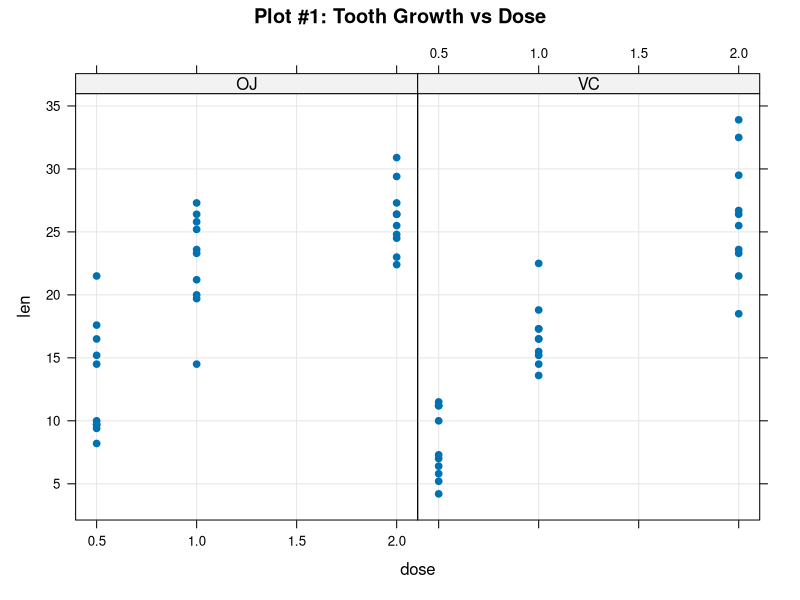
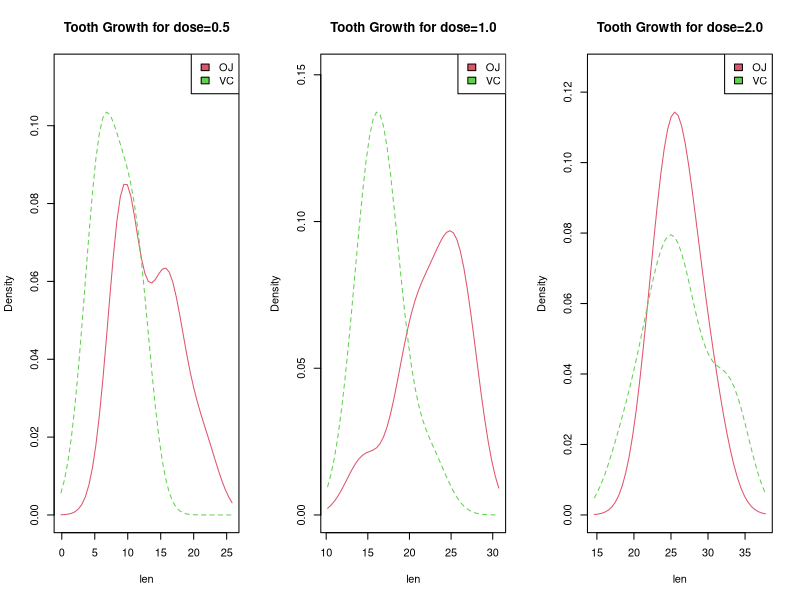
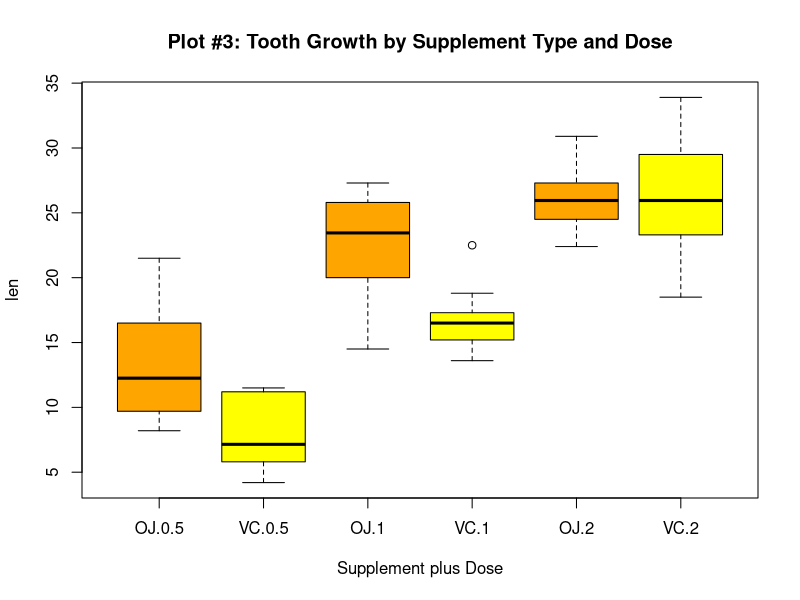

The R script that drew these images, in order:
## ---- chunk 1
        ##Setting the global options
        suppressWarnings(library(knitr))
        opts_chunk$set(echo = TRUE)
        opts_chunk$set(fig.path = "./figures/")   

        suppressWarnings(library(lattice)) ##To output panel plots
        suppressWarnings(library(xtable)) ##To output tables
        suppressWarnings(library(sm)) ##To output density plots
## ---- chunk 2

        ##This code chunk loads the data and determines the basic construct of it.
        data(ToothGrowth) ##Load the tooth growth data
        labels<-names(ToothGrowth)
        noobs<-nrow(ToothGrowth)
        supplements<-unique(ToothGrowth$supp) ##supp
        doses<-unique(ToothGrowth$dose) ##dose
                
## ---- chunk 3

        ##This code chunk persons exploratory data analysis on tooth growth.
        ##Let us first get a sense of the raw data
        xyplot(len~dose | factor(supp),
                data=ToothGrowth, main="Plot #1: Tooth Growth vs Dose",  
                xlab="dose", ylab="len", pch=19,type=c("p","g"))

        df05<-subset(ToothGrowth, dose==0.5)
        df10<-subset(ToothGrowth, dose==1.0)
        df20<-subset(ToothGrowth, dose==2.0)

        ##Let us explore the distribution of len for each dose and supp
        par(mfcol=c(1,3))
        df05$supp.f <- factor(df05$supp, levels= c("OJ", "VC"),labels = c("OJ", "VC"))
        sm.density.compare(df05$len, df05$supp, xlab="len")
        title(main="Tooth Growth for dose=0.5")
        colfill<-c(2:(2+length(levels(df05$supp.f)))) 
        legend("topright", levels(df05$supp.f), fill=colfill)

        df10$supp.f <- factor(df10$supp, levels= c("OJ", "VC"),labels = c("OJ", "VC"))
        sm.density.compare(df10$len, df10$supp, xlab="len")
        title(main="Tooth Growth for dose=1.0")
        colfill<-c(2:(2+length(levels(df10$supp.f)))) 
        legend("topright", levels(df10$supp.f), fill=colfill)

        df20$supp.f <- factor(df20$supp, levels= c("OJ", "VC"),labels = c("OJ", "VC"))
        sm.density.compare(df20$len, df20$supp, xlab="len")
        title(main="Tooth Growth for dose=2.0")
        colfill<-c(2:(2+length(levels(df20$supp.f)))) 
        legend("topright", levels(df20$supp.f), fill=colfill)

        ##Distributions Plot #3 indicate that the underlying data can be statistically analyzed with various methods

        par(mfcol=c(1,1))
        ##Let us get a sense of the sample data and its len variances across supp+dose
        boxplot(len~supp*dose, data=ToothGrowth, notch=FALSE, 
                col=(c("orange","yellow")),
                main="Plot #3: Tooth Growth by Supplement Type and Dose", 
                xlab="Supplement plus Dose")

        ##From Plot #3, it is clear that or each of the two delivery methods (orange juice or ascorbic), on an average (sampling), higher doses lead to greater tooth growth. But we need to run the t tests to figure out the effect of OJ vs VC given a certain dose
                        
## ---- chunk 4

        ##This code chunk performs the t-tests to figure out the effect of OJ vs VC given a certain dose
        dfOJ05<-subset(ToothGrowth, supp=="OJ" & dose==0.5) ##Observations = 10
        dfOJ10<-subset(ToothGrowth, supp=="OJ" & dose==1.0) ##Observations = 10
        dfOJ20<-subset(ToothGrowth, supp=="OJ" & dose==2.0) ##Observations = 10
        dfVC05<-subset(ToothGrowth, supp=="VC" & dose==0.5) ##Observations = 10
        dfVC10<-subset(ToothGrowth, supp=="VC" & dose==1.0) ##Observations = 10
        dfVC20<-subset(ToothGrowth, supp=="VC" & dose==2.0) ##Observations = 10

        ##Now Let us compare OJ and VC for the same dose levels
        tint_OJVC05<-t.test(dfOJ05$len, dfVC05$len, paired=FALSE, var.equal=FALSE)$conf.int
        tint_OJVC10<-t.test(dfOJ10$len, dfVC10$len, paired=FALSE, var.equal=FALSE)$conf.int
        tint_OJVC20<-t.test(dfOJ20$len, dfVC20$len, paired=FALSE, var.equal=FALSE)$conf.int

        dftests = data.frame(group1=character(), group2=character(), tlow=numeric(), thigh=numeric())
        dftests<-rbind(dftests,data.frame("group1"= "OJ05", "group2"="VC05", "tlow"=tint_OJVC05[1], "thigh"=tint_OJVC05[2]))
        dftests<-rbind(dftests,data.frame("group1"= "OJ10", "group2"="VC10", "tlow"=tint_OJVC10[1], "thigh"=tint_OJVC10[2]))
        dftests<-rbind(dftests,data.frame("group1"= "OJ20", "group2"="VC20", "tlow"=tint_OJVC20[1], "thigh"=tint_OJVC20[2]))
        print(xtable(dftests, caption="Table 1: T Intervals"), type="html")
        ##The T-confidence intervals in Table 1 indicate On an average (sampling), OJ contributes to greater tooth growth compared to VC for doses 0.5 and 1.0, though the same cannot be said for dose = 2.0 with 95% confidence level.
